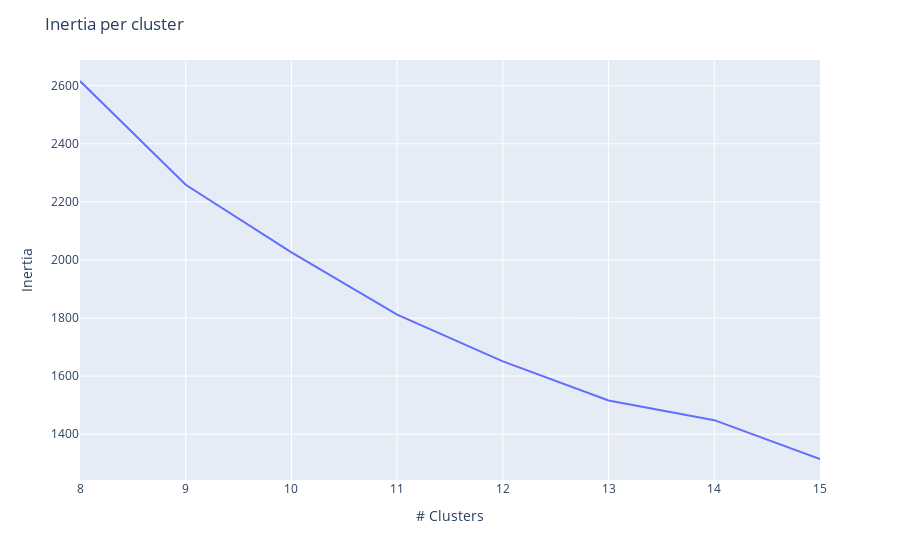

Here is the notebook cell this chart was saved with:
### Code cell
import plotly.express as px

# Create DataFrame
wcss_frame = pd.DataFrame(wcss)
k_frame = pd.Series(k)

# Create figure
fig= px.line(
    wcss_frame,
    x=k_frame,
    y=wcss_frame.iloc[:,-1]
)

# Create title and axis labels
fig.update_layout(
    yaxis_title="Inertia",
    xaxis_title="# Clusters",
    title="Inertia per cluster"
)

### Figure 1 — Plotly figure (JSON) as saved in the notebook; plotly's stock layout.template omitted (floating-point values rounded to 4 significant figures)
{"data": [{"hovertemplate": "x=%{x}<br>y=%{y}<extra></extra>", "legendgroup": "", "line": {"color": "#636efa", "dash": "solid"}, "marker": {"symbol": "circle"}, "mode": "lines", "name": "", "orientation": "v", "showlegend": false, "type": "scatter", "x": [8, 9, 10, 11, 12, 13, 14, 15], "xaxis": "x", "y": [2616.0, 2259.0, 2026.0, 1812.0, 1651.0, 1516.0, 1448.0, 1315.0], "yaxis": "y"}], "layout": {"legend": {"tracegroupgap": 0}, "margin": {"t": 60}, "title": {"text": "Inertia per cluster"}, "xaxis": {"anchor": "y", "domain": [0, 1], "title": {"text": "# Clusters"}}, "yaxis": {"anchor": "x", "domain": [0, 1], "title": {"text": "Inertia"}}}}
